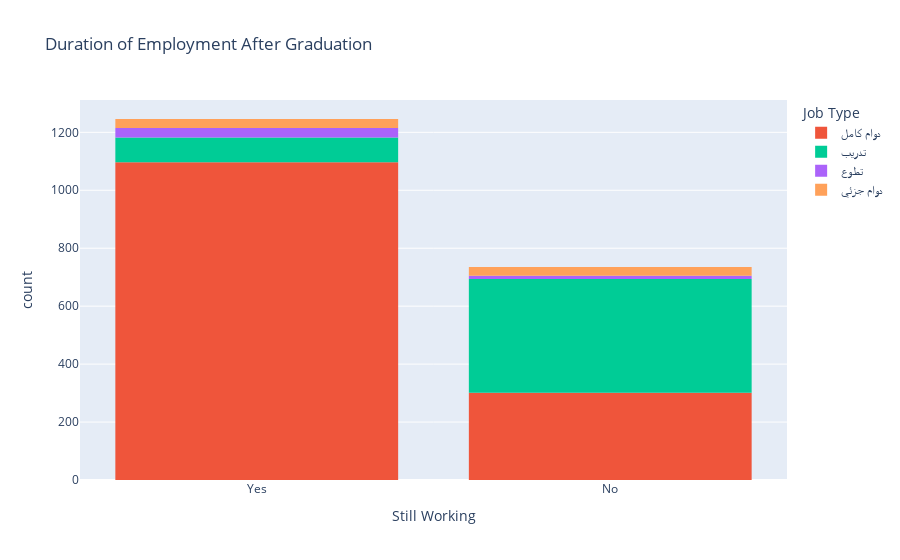

Source (notebook cell):
### Markdown cell above
The image is a bar chart titled "Employment Status of Students." It shows different categories of employment status along the horizontal axis, with the count of students on the vertical axis.

### Code cell
fig_work_duration = px.histogram(df_train, x='Still Working', color='Job Type', title='Duration of Employment After Graduation')
fig_work_duration.show()

### Figure 1 — Plotly figure (JSON) as saved in the notebook; plotly's stock layout.template omitted (floating-point values rounded to 4 significant figures; data arrays with more than 128 entries replaced by an {"elided": "..."} marker saying what was removed)
{"data": [{"alignmentgroup": "True", "bingroup": "x", "hovertemplate": "Job Type=دوام كامل<br>Still Working=%{x}<br>count=%{y}<extra></extra>", "legendgroup": "دوام كامل", "marker": {"color": "#EF553B", "pattern": {"shape": ""}}, "name": "دوام كامل", "offsetgroup": "دوام كامل", "orientation": "v", "showlegend": true, "type": "histogram", "x": {"elided": "1398 str values"}, "xaxis": "x", "yaxis": "y"}, {"alignmentgroup": "True", "bingroup": "x", "hovertemplate": "Job Type=تدريب<br>Still Working=%{x}<br>count=%{y}<extra></extra>", "legendgroup": "تدريب", "marker": {"color": "#00cc96", "pattern": {"shape": ""}}, "name": "تدريب", "offsetgroup": "تدريب", "orientation": "v", "showlegend": true, "type": "histogram", "x": {"elided": "478 str values"}, "xaxis": "x", "yaxis": "y"}, {"alignmentgroup": "True", "bingroup": "x", "hovertemplate": "Job Type=تطوع<br>Still Working=%{x}<br>count=%{y}<extra></extra>", "legendgroup": "تطوع", "marker": {"color": "#ab63fa", "pattern": {"shape": ""}}, "name": "تطوع", "offsetgroup": "تطوع", "orientation": "v", "showlegend": true, "type": "histogram", "x": ["No", "Yes", "Yes", "Yes", "Yes", "Yes", "Yes", "Yes", "Yes", "No", "Yes", "Yes", "Yes", "No", "Yes", "Yes", "Yes", "No", "Yes", "No", "Yes", "Yes", "Yes", "Yes", "No", "Yes", "Yes", "No", "No", "Yes", "Yes", "Yes", "Yes", "Yes", "Yes", "Yes", "Yes", "Yes", "No", "Yes", "No", "Yes", "Yes", "No"], "xaxis": "x", "yaxis": "y"}, {"alignmentgroup": "True", "bingroup": "x", "hovertemplate": "Job Type=دوام جزئي<br>Still Working=%{x}<br>count=%{y}<extra></extra>", "legendgroup": "دوام جزئي", "marker": {"color": "#FFA15A", "pattern": {"shape": ""}}, "name": "دوام جزئي", "offsetgroup": "دوام جزئي", "orientation": "v", "showlegend": true, "type": "histogram", "x": ["Yes", "No", "No", "No", "No", "No", "No", "Yes", "Yes", "Yes", "Yes", "No", "No", "Yes", "No", "No", "No", "No", "Yes", "Yes", "No", "Yes", "No", "Yes", "No", "No", "No", "No", "No", "Yes", "Yes", "No", "Yes", "Yes", "Yes", "No", "No", "Yes", "Yes", "Yes", "No", "Yes", "No", "Yes", "No", "Yes", "No", "No", "Yes", "Yes", "No", "Yes", "Yes", "Yes", "No", "Yes", "Yes", "Yes", "Yes", "Yes", "No"], "xaxis": "x", "yaxis": "y"}], "layout": {"barmode": "relative", "legend": {"title": {"text": "Job Type"}, "tracegroupgap": 0}, "title": {"text": "Duration of Employment After Graduation"}, "xaxis": {"anchor": "y", "domain": [0, 1], "title": {"text": "Still Working"}}, "yaxis": {"anchor": "x", "domain": [0, 1], "title": {"text": "count"}}}}
